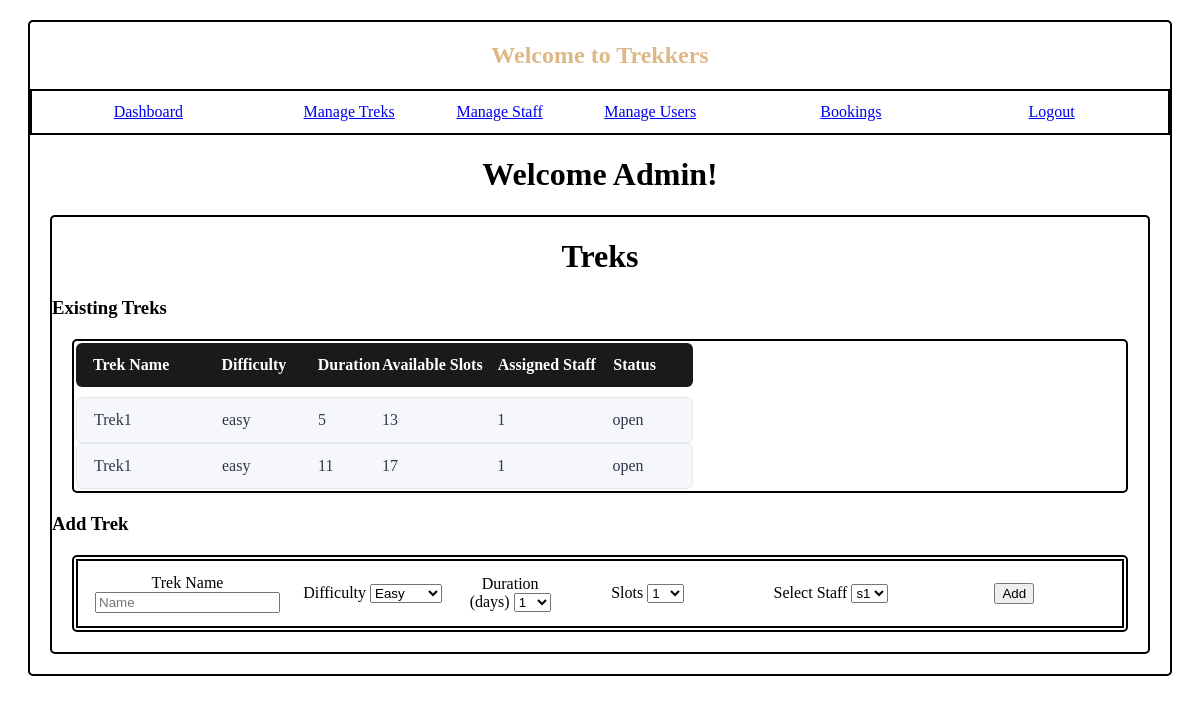
The page /admin_dashboard?section=treks (signed in) on the database its author committed.
### model.py (models this page shows)
class trek(db.Model):
    trek_id = db.Column(db.Integer,primary_key = True,autoincrement=True)
    name = db.Column(db.String(50),nullable=False)
    difficulty = db.Column(db.String(20),nullable=False)
    duration = db.Column(db.Integer,nullable=False)
    slots = db.Column(db.Integer,nullable=False)
    assigned_staff = db.Column(db.Integer,db.ForeignKey(user.user_id),nullable=False)
    status = db.Column(db.String(20),nullable=False,default='open')
    bookings = db.relationship('booking', backref='trek')

### main.py (the view)
@app.route('/admin_dashboard',methods=['GET','POST'])
def admin_dashboard():
    if 'role' not in session or session['role'] != 'admin':
        return redirect(url_for('admin_login'))
    section=request.args.get('section','dashboard')
    data = None
    total_staff = user_model.query.filter_by(role='staff',is_active=True,is_approved=True).count()
    approved_staff = user_model.query.filter_by(role='staff', is_approved=True,is_active=True).all()
    not_approved_staff = user_model.query.filter_by(role='staff', is_approved=False,is_active=True).all()
    blacklisted_staff = user_model.query.filter_by(role='staff', is_active=False).all()
    blacklisted_users = user_model.query.filter_by(role='user', is_active=False).all()
    total_users = user_model.query.filter_by(role='user',is_active=True).count()
    total_treks = trek_model.query.count()
    total_bookings = booking_model.query.count()
    if section == 'users':
        data = user_model.query.filter_by(role='user').all()
    elif section == 'staff':
        data = user_model.query.filter_by(role='staff').all()
    elif section == 'bookings':
        data = booking_model.query.all()
    elif section == 'treks':
        data = trek_model.query.all()
    return render_template('admin_dashboard.html',section=section,data=data,total_users=total_users,total_staff=total_staff,total_treks=total_treks,total_bookings=total_bookings,approved_staff=approved_staff,not_approved_staff=not_approved_staff,blacklisted_staff=blacklisted_staff,blacklisted_users=blacklisted_users)

### templates/admin_dashboard.html (shortened to what this page needs)
{%extends "base.html"%}
{%block content%}
<div class="row-align">
    <a href="{{ url_for('admin_dashboard') }}">Dashboard</a>
    <a href="{{ url_for('admin_dashboard', section='treks') }}">Manage Treks</a>
    <a href="{{ url_for('admin_dashboard', section='staff') }}">Manage Staff</a>
    <a href="{{ url_for('admin_dashboard', section='users') }}">Manage Users</a>
    <a href="{{ url_for('admin_dashboard', section='bookings') }}">Bookings</a>
    <a href="{{ url_for('logout') }}">Logout</a>
</div>
<h1 style="display: block; text-align: center;">Welcome Admin!</h1>
<div class="container">
    {% if section == 'dashboard' %}
    <h2>Dashboard</h2>
    <table>
        <tr class="trek-row">
            <td>Users: {{ total_users }}</td>
        </tr>
        <tr class="trek-row">
            <td>Staff: {{ total_staff }}</td>
        </tr>
        <tr class="trek-row">
            <td>Treks: {{ total_treks }}</td>
        </tr>
        <tr class="trek-row">
            <td>Bookings: {{ total_bookings }}</td>
        </tr>
    </table>
    {% elif section == 'treks' %}
    <h1 style="display: block; text-align: center;">Treks</h1>
    <h3>Existing Treks</h3>
    <div class="container">
        <table>
            <tr class="trek-header">
                <th>Trek Name</th>
                <th>Difficulty</th>
                <th>Duration</th>
                <th>Available Slots</th>
                <th>Assigned Staff</th>
                <th>Status</th>
            </tr>
            {%for t in data%}
            <tr class="trek-row">
                <td>{{t.name}}</td>
                <td>{{t.difficulty}}</td>
                <td>{{t.duration}}</td>
                <td>{{t.slots}}</td>
                <td>{{t.assigned_staff}}</td>
                <td>{{t.status}}</td>
            </tr>
            {%endfor%}
        </table>
    </div>
    <h3>Add Trek</h3>
    <div class="container">
        <table>
            <form method="POST" action="/add_trek">
                <tr class="row-align">
                    <td>
                        <label for="name">Trek Name</label>
                        <input name="name" placeholder="Name">
                    </td>
                    <td>
                        <span>Difficulty</span>
                        <select name="difficulty" id="difficulty">
                            <option value="easy">Easy</option>
                        </select>
                    </td>
                    <td>
                        <label for="duration">Duration (days)</label>
                        <select name="duration" id="duration">
                            {%for i in range(1,16)%}
                            <option value="{{i}}">{{i}}</option>
                            {%endfor%}
                        </select>
                    </td>
                    <td><label for="slots">Slots</label>
                        <select name="slots" id="slots">
                            {%for i in range(1,21)%}
                            <option value="{{i}}">{{i}}</option>
                            {%endfor%}
                        </select>
                    </td>
                    <td>
                        <label>Select Staff</label>
                        <select name="staff_id">
                            {% for s in approved_staff %}
                            <option value="{{ s.user_id }}">
                                {{ s.username }}
                            </option>
                            {% endfor %}
                        </select>
                    </td>
                    <td>
                        <input type="submit" value="Add">
                    </td>
                </tr>
            </form>
        </table>
    </div>
            {% endif %}
        </div>
        {%endblock%}

### static/main.css (style rules this page uses)
.container { margin: 20px; border: 2px solid black; border-radius: 5px; }
.trek-header, .trek-row { display: grid; grid-template-columns: 2fr 1.5fr 1fr 1.8fr 1.8fr 1fr; padding: 12px 16px; text-align: left; align-items: center; }
.row-align { border: 2px solid black; display: grid; grid-template-columns: 2fr 2fr 1fr 2fr 2fr 2fr; padding: 12px 16px; text-align: center; align-items: center; }
.trek-header { background-color: #1a1a1a; color: #ffffff; font-weight: 600; border-radius: 6px; margin-bottom: 10px; }
.trek-row { background-color: #f5f7fa; color: #2d3748; border: 1px solid #e2e8f0; border-radius: 6px; }

### rows shown on the page
trek: name "Trek1", difficulty "easy", duration "5", slots "13", assigned_staff "1", status "open"
trek: name "Trek1", difficulty "easy", duration "11", slots "17", assigned_staff "1", status "open"

### other values the page prints
form field duration "1"
form field slots "1"
form field staff_id "s1"
